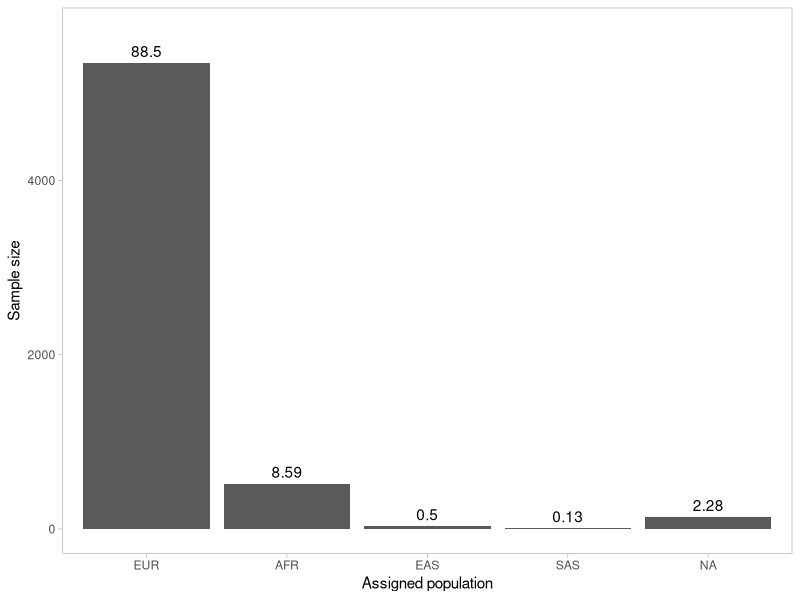

This figure's R source:
library(tidyverse)
library(ggplot2)

sizes = readr::read_tsv("Supplementary_Tables_R3 - pop_assign_summary.tsv")
sizes = sizes %>% filter(`Assigned population` != "TOTAL")
sizes = sizes %>% mutate(`Assigned population` = gsub("Admixed", "NA", `Assigned population`))
sizes$`Assigned population` = factor(sizes$`Assigned population`, levels=sizes$`Assigned population`)

plt = ggplot(sizes, aes(x=`Assigned population`, `Sample Size`))+
  geom_col() +
  xlab("Assigned population") + 
  ylab("Sample size") +
  geom_text(aes(label = Percent), vjust = -0.5) + 
  theme_light() + 
  theme(panel.grid = element_blank()) +
  ylim(0,5700)

ggsave("assigned_populations.pdf", width=2.8, height=2.8)
